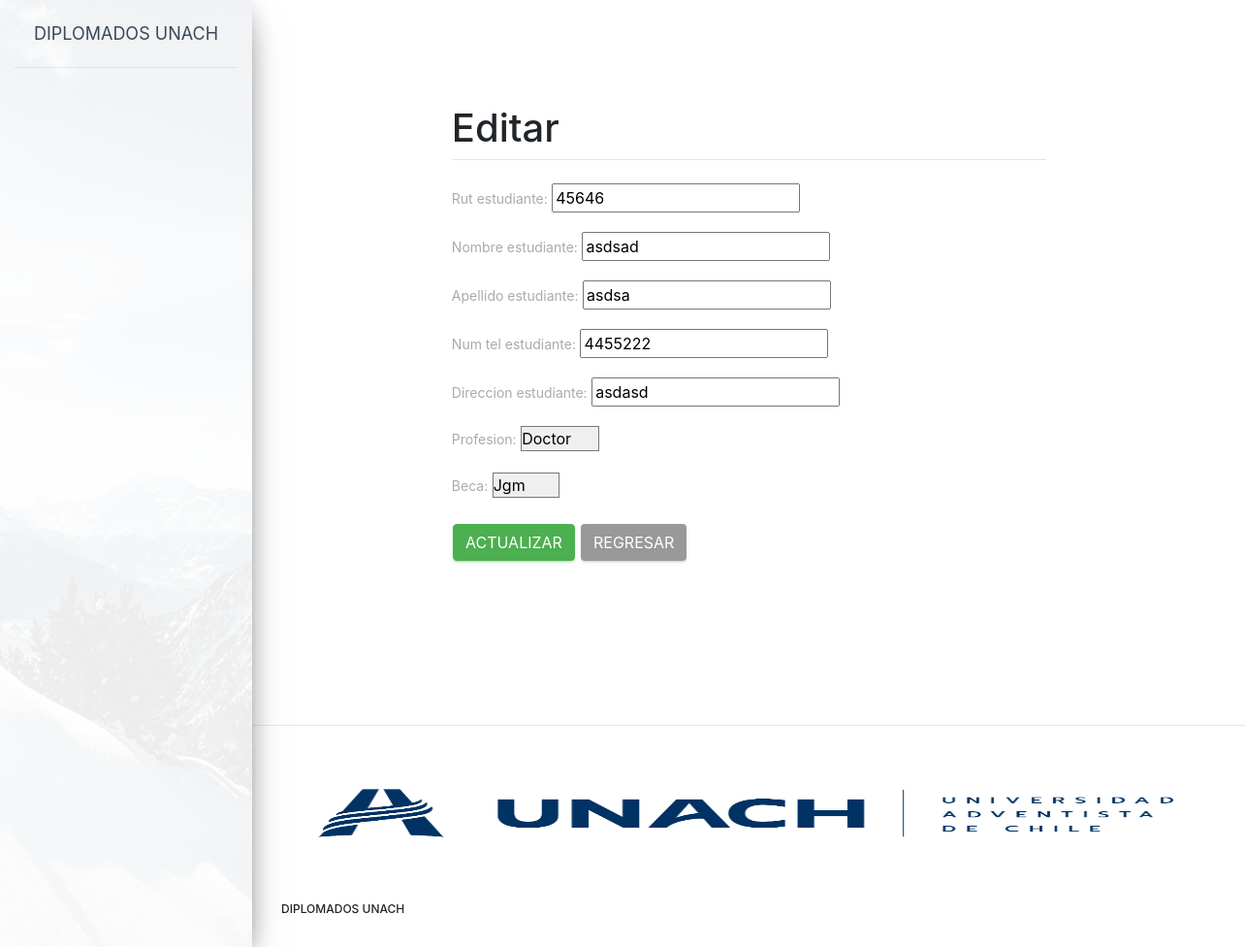
The page /artemis/Estudiantes/update/45646 on the database its author committed.
### artemis/models.py (models this page shows, shortened)
class Estudiantes(models.Model):
    rut_estudiante = models.CharField(max_length=20,primary_key=True)
    nombre_estudiante = models.CharField(max_length=30)
    apellido_estudiante = models.CharField(max_length=20)
    num_tel_estudiante = models.IntegerField()
    direccion_estudiante = models.CharField(max_length=30)
    profesion = models.ForeignKey(Profesiones, on_delete= models.CASCADE)
    beca = models.ForeignKey(Becas, on_delete=models.CASCADE)

### artemis/views.py (the view, shortened to what this page needs)
# urls.py: path('Estudiantes/update/<str:pk>', Actualizar_estudiante.as_view(), name='edit_student'),
class Actualizar_estudiante(UpdateView):
    model = Estudiantes
    form_class = Estudiantes_form
    template_name = 'cruds/update.html'
    success_url = reverse_lazy('artemis:panel_estudiantes')

### artemis/forms.py
class Estudiantes_form(forms.ModelForm):
    class Meta:
        model = Estudiantes
        fields = ['rut_estudiante','nombre_estudiante','apellido_estudiante','num_tel_estudiante','direccion_estudiante','profesion','beca']

### artemis/models.py (called while the page is built)
    def __str__(self):
        return self.nombre_beca

    def __str__(self):
        return self.nombre_profesion

### artemis/templates/cruds/update.html (shortened to what this page needs)
{% extends "base.html" %}
{% block content %}
<head>
   <link rel="stylesheet" href="https://stackpath.bootstrapcdn.com/bootstrap/4.1.3/css/bootstrap.min.css">
   {% load crispy_forms_tags %}
</head>
    <body>
        <div class="container">
            <div class="row justify-content-center">
                <div class="col-8">
                    <h1 class="mt-2">Editar</h1>
                    <hr class="mt-0 mb-4">
                        <form method="post">
                            <div class ="fieldWrapper">
                                <form method="post">
                                    {{ form.as_p }}
                                    <button type="submit" class ="btn btn-success" value="Update">Actualizar </button>
                                        <input type="button" class = "btn btn-cancel" onclick="history.back();" value="Regresar">
                                            </div>
                                        </form>
                                    </div>
                                </div>
                            </div>
            </body>
{%endblock content%}

### rows shown on the page
Estudiantes: rut_estudiante "45646", nombre_estudiante "asdsad", apellido_estudiante "asdsa", num_tel_estudiante "4455222", direccion_estudiante "asdasd", profesion "Doctor", beca "Jgm"
